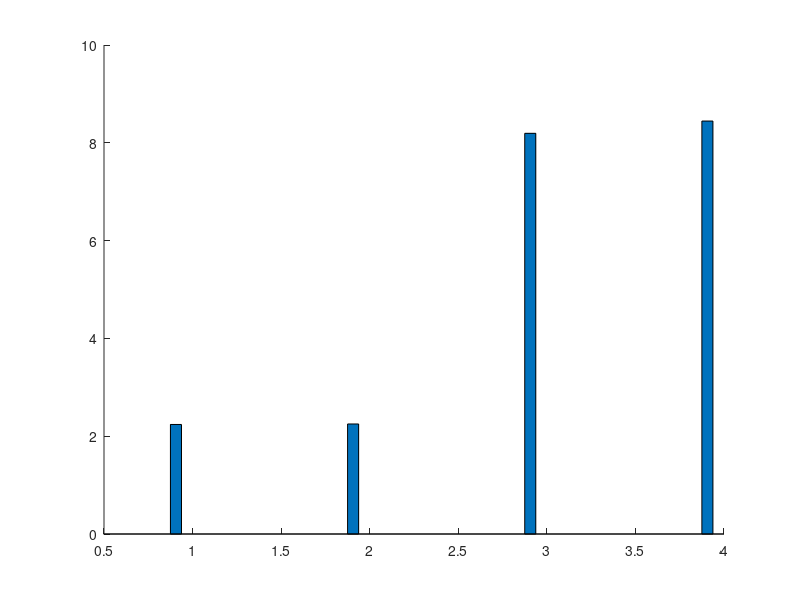

Source code (MATLAB): (Note: this script raises an error after producing the figure.)
function buildTime()
t = 22;
cha = [2.24;2.25;8.194;8.445];
otf = [t;t;t;t] - cha;
mydata = [cha, otf];
bar_h=bar(mydata, 0.5,'stack');
mycolor=[1 0.6 1; 1 1 1; 1 1 1; 0.4 1 0.8];
colormap(mycolor);
bar_child=cell2mat(get(bar_h,'Children'));
for i=1:size(bar_child,1)    
    set(bar_child(i),'CData',mydata(:,i));
    set(bar_child(i),'CDataMapping','direct');
end

set(bar_child(1), 'CData',[0,0.2,0.3,0.4]);
set(bar_child(1), 'CData',[0,1,0,1]);

axis([0.5,4.5,0,t]);
% lable setting
xlabel('Benchmark','FontName','Times New Roman','FontSize',16);
ylabel('Run time (seconds)','FontName','Times New Roman','FontSize',16);
% legend setting
legend('CHA','On-the-fly', 'Location','West');
% axis setting
set(gca,'FontName','Times New Roman','FontSize',16);
% title setting
title('Time to build call graph (including library)','FontName','Times New Roman','FontSize',18);
% gtext('21976.49');
% gtext('209.46');
set(gca,'XTickLabel',{'soot-j','rhino','kawa-c','schroeder'});
grid on;

x = 0.96;
text(x,t,'x','FontSize',25);
text(1+x,t,'x','FontSize',25);
text(2+x,t,'x','FontSize',25);
text(3+x,t,'x','FontSize',25);
str = 'inf';
text(0.24,t,str,'FontName','Times New Roman','FontSize',16);
